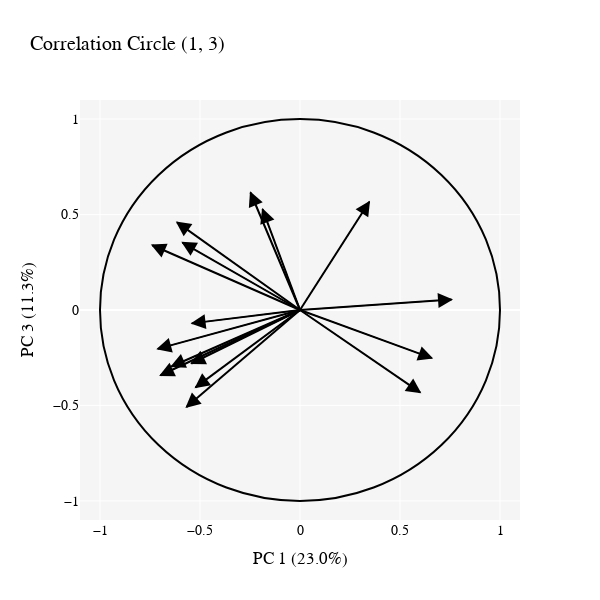

Here is the notebook cell this chart was saved with:
### Code cell
var_corr_df2 = calculate_var_corrs((0, 2), X, Xpca, var_names, pca.explained_variance_ratio_, 0.5)
fig17 = create_correlation_circle(var_corr_df2)
fig17.show()

### Figure 1 — Plotly figure (JSON) as saved in the notebook; plotly's stock layout.template omitted (floating-point values rounded to 4 significant figures)
{"data": [{"hovertemplate": "ODA as percent of GNI (log)<br>(-0.54; -0.28)", "marker": {"color": "black"}, "mode": "lines", "name": "", "showlegend": false, "type": "scatter", "x": [0, -0.5433], "y": [0, -0.2801]}, {"hovertemplate": "Europe (%)<br>(0.66; -0.25)", "marker": {"color": "black"}, "mode": "lines", "name": "", "showlegend": false, "type": "scatter", "x": [0, 0.6592], "y": [0, -0.2521]}, {"hovertemplate": "South & Central Asia (%)<br>(-0.25; 0.62)", "marker": {"color": "black"}, "mode": "lines", "name": "", "showlegend": false, "type": "scatter", "x": [0, -0.2476], "y": [0, 0.6154]}, {"hovertemplate": "concentration_score<br>(0.35; 0.57)", "marker": {"color": "black"}, "mode": "lines", "name": "", "showlegend": false, "type": "scatter", "x": [0, 0.3466], "y": [0, 0.5669]}, {"hovertemplate": "Sub-Saharan Africa (%)<br>(-0.7; -0.34)", "marker": {"color": "black"}, "mode": "lines", "name": "", "showlegend": false, "type": "scatter", "x": [0, -0.6973], "y": [0, -0.3419]}, {"hovertemplate": "poor country focus (%)<br>(-0.71; -0.2)", "marker": {"color": "black"}, "mode": "lines", "name": "", "showlegend": false, "type": "scatter", "x": [0, -0.7114], "y": [0, -0.2037]}, {"hovertemplate": "Government, Society and Peace (%)<br>(-0.54; -0.07)", "marker": {"color": "black"}, "mode": "lines", "name": "", "showlegend": false, "type": "scatter", "x": [0, -0.5416], "y": [0, -0.07001]}, {"hovertemplate": "Agriculture, Forestry, Fishing (%)<br>(-0.52; -0.41)", "marker": {"color": "black"}, "mode": "lines", "name": "", "showlegend": false, "type": "scatter", "x": [0, -0.5222], "y": [0, -0.4053]}, {"hovertemplate": "Multi-Sector / Cross-Cutting (%)<br>(-0.64; -0.3)", "marker": {"color": "black"}, "mode": "lines", "name": "", "showlegend": false, "type": "scatter", "x": [0, -0.6426], "y": [0, -0.2957]}, {"hovertemplate": "Humanitarian Aid (%)<br>(-0.19; 0.53)", "marker": {"color": "black"}, "mode": "lines", "name": "", "showlegend": false, "type": "scatter", "x": [0, -0.1875], "y": [0, 0.5284]}, {"hovertemplate": "in-donor expenditures (%)<br>(0.6; -0.43)", "marker": {"color": "black"}, "mode": "lines", "name": "", "showlegend": false, "type": "scatter", "x": [0, 0.6006], "y": [0, -0.4314]}, {"hovertemplate": "Budget support and pooled funding (%)<br>(-0.74; 0.34)", "marker": {"color": "black"}, "mode": "lines", "name": "", "showlegend": false, "type": "scatter", "x": [0, -0.7384], "y": [0, 0.3393]}, {"hovertemplate": "Multilateral Organisations (%)<br>(-0.61; 0.46)", "marker": {"color": "black"}, "mode": "lines", "name": "", "showlegend": false, "type": "scatter", "x": [0, -0.6147], "y": [0, 0.4592]}, {"hovertemplate": "Public Sector (%)<br>(0.76; 0.05)", "marker": {"color": "black"}, "mode": "lines", "name": "", "showlegend": false, "type": "scatter", "x": [0, 0.7576], "y": [0, 0.05476]}, {"hovertemplate": "NGOs, civil society and research institutions (%)<br>(-0.57; -0.51)", "marker": {"color": "black"}, "mode": "lines", "name": "", "showlegend": false, "type": "scatter", "x": [0, -0.5674], "y": [0, -0.5078]}, {"hovertemplate": "earmarked-to-core-ratio log<br>(-0.59; 0.35)", "marker": {"color": "black"}, "mode": "lines", "name": "", "showlegend": false, "type": "scatter", "x": [0, -0.5879], "y": [0, 0.3534]}], "layout": {"annotations": [{"arrowcolor": "black", "arrowhead": 2, "arrowsize": 3, "ax": 0, "axref": "x", "ay": 0, "ayref": "y", "showarrow": true, "x": -0.5488, "xref": "x", "y": -0.2829, "yref": "y"}, {"arrowcolor": "black", "arrowhead": 2, "arrowsize": 3, "ax": 0, "axref": "x", "ay": 0, "ayref": "y", "showarrow": true, "x": 0.6658, "xref": "x", "y": -0.2547, "yref": "y"}, {"arrowcolor": "black", "arrowhead": 2, "arrowsize": 3, "ax": 0, "axref": "x", "ay": 0, "ayref": "y", "showarrow": true, "x": -0.2501, "xref": "x", "y": 0.6216, "yref": "y"}, {"arrowcolor": "black", "arrowhead": 2, "arrowsize": 3, "ax": 0, "axref": "x", "ay": 0, "ayref": "y", "showarrow": true, "x": 0.35, "xref": "x", "y": 0.5726, "yref": "y"}, {"arrowcolor": "black", "arrowhead": 2, "arrowsize": 3, "ax": 0, "axref": "x", "ay": 0, "ayref": "y", "showarrow": true, "x": -0.7043, "xref": "x", "y": -0.3453, "yref": "y"}, {"arrowcolor": "black", "arrowhead": 2, "arrowsize": 3, "ax": 0, "axref": "x", "ay": 0, "ayref": "y", "showarrow": true, "x": -0.7185, "xref": "x", "y": -0.2057, "yref": "y"}, {"arrowcolor": "black", "arrowhead": 2, "arrowsize": 3, "ax": 0, "axref": "x", "ay": 0, "ayref": "y", "showarrow": true, "x": -0.547, "xref": "x", "y": -0.07071, "yref": "y"}, {"arrowcolor": "black", "arrowhead": 2, "arrowsize": 3, "ax": 0, "axref": "x", "ay": 0, "ayref": "y", "showarrow": true, "x": -0.5274, "xref": "x", "y": -0.4094, "yref": "y"}, {"arrowcolor": "black", "arrowhead": 2, "arrowsize": 3, "ax": 0, "axref": "x", "ay": 0, "ayref": "y", "showarrow": true, "x": -0.6491, "xref": "x", "y": -0.2987, "yref": "y"}, {"arrowcolor": "black", "arrowhead": 2, "arrowsize": 3, "ax": 0, "axref": "x", "ay": 0, "ayref": "y", "showarrow": true, "x": -0.1894, "xref": "x", "y": 0.5337, "yref": "y"}, {"arrowcolor": "black", "arrowhead": 2, "arrowsize": 3, "ax": 0, "axref": "x", "ay": 0, "ayref": "y", "showarrow": true, "x": 0.6066, "xref": "x", "y": -0.4358, "yref": "y"}, {"arrowcolor": "black", "arrowhead": 2, "arrowsize": 3, "ax": 0, "axref": "x", "ay": 0, "ayref": "y", "showarrow": true, "x": -0.7458, "xref": "x", "y": 0.3427, "yref": "y"}, {"arrowcolor": "black", "arrowhead": 2, "arrowsize": 3, "ax": 0, "axref": "x", "ay": 0, "ayref": "y", "showarrow": true, "x": -0.6209, "xref": "x", "y": 0.4638, "yref": "y"}, {"arrowcolor": "black", "arrowhead": 2, "arrowsize": 3, "ax": 0, "axref": "x", "ay": 0, "ayref": "y", "showarrow": true, "x": 0.7651, "xref": "x", "y": 0.05531, "yref": "y"}, {"arrowcolor": "black", "arrowhead": 2, "arrowsize": 3, "ax": 0, "axref": "x", "ay": 0, "ayref": "y", "showarrow": true, "x": -0.5731, "xref": "x", "y": -0.5128, "yref": "y"}, {"arrowcolor": "black", "arrowhead": 2, "arrowsize": 3, "ax": 0, "axref": "x", "ay": 0, "ayref": "y", "showarrow": true, "x": -0.5937, "xref": "x", "y": 0.3569, "yref": "y"}], "font": {"color": "black", "family": "Montserrat", "size": 14}, "height": 600, "plot_bgcolor": "rgb(245, 245, 245)", "shapes": [{"line": {"color": "black"}, "type": "circle", "x0": -1, "x1": 1, "xref": "x", "y0": -1, "y1": 1, "yref": "y"}], "title": {"text": "Correlation Circle (1, 3)"}, "width": 600, "xaxis": {"range": [-1.1, 1.1], "title": {"text": "PC 1 (23.0%)"}, "type": "linear", "zeroline": false}, "yaxis": {"range": [-1.1, 1.1], "title": {"text": "PC 3 (11.3%)"}, "type": "linear"}}}
